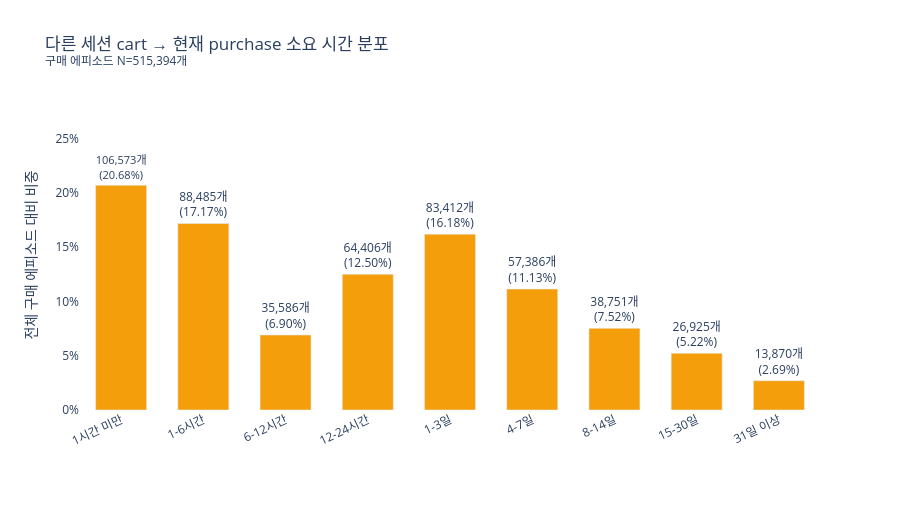

Write notebook code for a chart like this one.
### Code cell
delay_overall_chart = delay_overall.copy()
delay_overall_chart['표시라벨'] = delay_overall_chart.apply(
    lambda row: f"{int(row['구매에피소드수']):,}개<br>({row['전체비율_pct']:.2f}%)", axis=1
)
delay_overall_total = int(delay_overall_chart['구매에피소드수'].sum())

fig = px.bar(
    delay_overall_chart,
    x='기간구간',
    y='전체비율_pct',
    text='표시라벨',
    custom_data=['구매에피소드수', '누적비율_pct'],
    category_orders={'기간구간': delay_order},
    color_discrete_sequence=[color_map['cart']],
    title=(
        '다른 세션 cart → 현재 purchase 소요 시간 분포<br>'
        f'<sup>구매 에피소드 N={delay_overall_total:,}개</sup>'
    ),
)
fig.update_traces(
    width=0.62,
    texttemplate='%{text}',
    textposition='outside',
    cliponaxis=False,
    hovertemplate=(
        '%{x}<br>전체 비중 %{y:.2f}%<br>'
        '구매 에피소드 %{customdata[0]:,.0f}<br>'
        '누적 비중 %{customdata[1]:.2f}%<extra></extra>'
    ),
)
fig.update_layout(
    yaxis_title='전체 구매 에피소드 대비 비중',
    xaxis_title='',
    yaxis_range=[0, delay_overall_chart['전체비율_pct'].max() * 1.38],
    plot_bgcolor='white',
    bargap=0.30,
    height=520,
    margin=dict(t=100, b=110),
)
fig.update_yaxes(ticksuffix='%')
fig.update_xaxes(tickangle=-25)
fig.show()

### Figure 1 — Plotly figure (JSON) as saved in the notebook; plotly's stock layout.template omitted (floating-point values rounded to 4 significant figures)
{"data": [{"cliponaxis": false, "customdata": [[106600.0, 20.68], [88480.0, 37.85], [35590.0, 44.75], [64410.0, 57.25], [83410.0, 73.43], [57390.0, 84.57], [38750.0, 92.08], [26920.0, 97.31], [13870.0, 100.0]], "hovertemplate": "%{x}<br>전체 비중 %{y:.2f}%<br>구매 에피소드 %{customdata[0]:,.0f}<br>누적 비중 %{customdata[1]:.2f}%<extra></extra>", "legendgroup": "", "marker": {"color": "#F59E0B", "pattern": {"shape": ""}}, "name": "", "orientation": "v", "showlegend": false, "text": ["106,573개<br>(20.68%)", "88,485개<br>(17.17%)", "35,586개<br>(6.90%)", "64,406개<br>(12.50%)", "83,412개<br>(16.18%)", "57,386개<br>(11.13%)", "38,751개<br>(7.52%)", "26,925개<br>(5.22%)", "13,870개<br>(2.69%)"], "textposition": "outside", "texttemplate": "%{text}", "type": "bar", "width": 0.62, "x": ["1시간 미만", "1-6시간", "6-12시간", "12-24시간", "1-3일", "4-7일", "8-14일", "15-30일", "31일 이상"], "xaxis": "x", "y": [20.68, 17.17, 6.905, 12.5, 16.18, 11.13, 7.519, 5.224, 2.691], "yaxis": "y"}], "layout": {"bargap": 0.3, "barmode": "relative", "height": 520, "legend": {"tracegroupgap": 0}, "margin": {"b": 110, "t": 100}, "plot_bgcolor": "white", "title": {"text": "다른 세션 cart → 현재 purchase 소요 시간 분포<br><sup>구매 에피소드 N=515,394개</sup>"}, "xaxis": {"anchor": "y", "categoryarray": ["1시간 미만", "1-6시간", "6-12시간", "12-24시간", "1-3일", "4-7일", "8-14일", "15-30일", "31일 이상"], "categoryorder": "array", "domain": [0, 1], "tickangle": -25, "title": {"text": ""}}, "yaxis": {"anchor": "x", "domain": [0, 1], "range": [0, 28.54], "ticksuffix": "%", "title": {"text": "전체 구매 에피소드 대비 비중"}}}}
